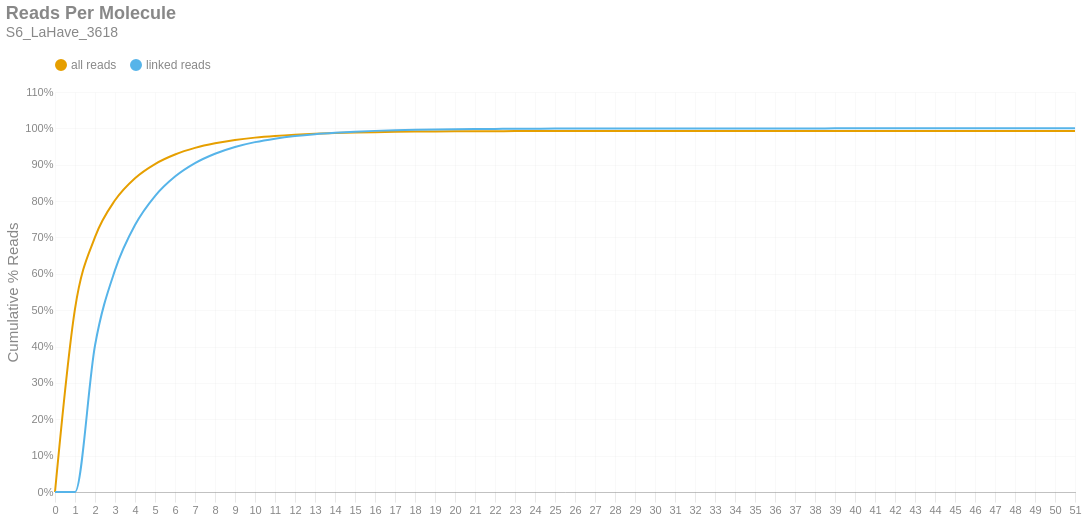

This figure's notebook cell:
### Markdown cell above
### Reads per Molecule
This chart shows the cumulative distribution of the number of reads per linked molecule. That is, how many alignments are associated with a unique molecule. This excludes the number of reads associated with invalid or absent linked-read barcodes. The `linked` histogram is the percentages recalculated when disregarding singletons.

### Code cell
if SKIPLR:
    print_html(f"Skipped")
else:
    counts = np.bincount(valids['reads'].cast(pl.Int64).to_numpy())
    weighted = counts * np.arange(len(counts))
    all_perc = weighted / n_reads
    linked_perc = weighted / n_linked_reads
    linked_perc[1] = 0
    binned_df = pl.DataFrame({
        'readsper': list(range(len(counts))),
        'all reads (cumsum)': np.cumsum(all_perc).tolist(),
        'linked reads (cumsum)': np.cumsum(linked_perc).tolist(),
    })

    with SafeRender(binned_df):
        (
            density_plot(binned_df, 'Reads Per Molecule', samplename, 'readspmol')
            .encode(
                x=alt.X('readsper:O', title=None).axis(labelAngle=0).scale(padding=0),
                y=alt.Y('value:Q', title='Cumulative % Reads').axis(format='%').stack(False),
                color=alt.Color("key:N").scale(domain=["all reads", "linked reads"]),
                tooltip=[
                    alt.Tooltip("key:N", title="Data Type"),
                    alt.Tooltip("readsper:O", title="Reads Per Molecule"),
                    alt.Tooltip("value:Q", format=".2%", title="% Reads (Cum.)")
                ]            
            )
        ).display()

### Figure 1 — Vega-Lite specification as saved in the notebook (floating-point values rounded to 4 significant figures)
{"width": "container", "height": 400, "config": {"title": {"anchor": "start", "dy": -15, "fontSize": 18, "color": "#888888", "subtitleColor": "#888888", "subtitleFontSize": 14}, "arc": {"fill": "#0072B2"}, "axis": {"domainColor": "#888888", "domainWidth": 0.5, "gridWidth": 0.2, "grid": false, "titleFontWeight": 400, "titleFontSize": 15, "labelFontSize": 11, "labelColor": "#888888", "tickColor": "#888888", "tickWidth": 0.2, "titleColor": "#888888"}, "axisBand": {"grid": false}, "axisX": {"grid": true, "tickSize": 10, "domainCap": "round"}, "axisY": {"domain": false, "grid": true, "tickSize": 0, "domainCap": "round"}, "background": "transparent", "header": {"labelFontSize": 15, "labelColor": "#888888", "titleFontSize": 15, "titleFontWeight": 600, "titleColor": "#888888"}, "legend": {"labelFont": "sans-serif", "labelFontSize": 12, "labelColor": "#888888", "symbolSize": 100, "symbolType": "circle", "titleFontSize": 12, "titlePadding": 10, "titleColor": "#888888", "title": null, "orient": "top"}, "range": {"category": ["#E69F00", "#56B4E9", "#009E73", "#F0E442", "#0072B2", "#D55E00", "#CC79A7", "#000000"], "diverging": ["#cfe8f3", "#a2d4ec", "#73bfe2", "#46abdb", "#1696d2", "#12719e"]}, "area": {"fill": "#0072B2", "fillOpacity": 0.7, "line": true, "strokeOpacity": 0.7}, "line": {"color": "#0072B2", "stroke": "#0072B2", "strokeWidth": 2}, "trail": {"color": "#0072B2", "stroke": "#0072B2", "strokeWidth": 0, "size": 1}, "point": {"filled": true, "fillOpacity": 1.0, "size": 95}, "text": {"color": "#888888", "fontSize": 11, "align": "right", "fontWeight": 400, "size": 11}, "bar": {"fill": "#0072B2", "stroke": null}, "view": {"stroke": null, "continuousWidth": 660, "continuousHeight": 400}}, "data": {"name": "data-486762826619880aeb3f69bf5f397f4c"}, "mark": {"type": "line", "interpolate": "monotone", "point": {"opacity": 0, "size": 275}}, "encoding": {"color": {"field": "key", "scale": {"domain": ["all reads", "linked reads"]}, "type": "nominal"}, "tooltip": [{"field": "key", "title": "Data Type", "type": "nominal"}, {"field": "readsper", "title": "Reads Per Molecule", "type": "ordinal"}, {"field": "value", "format": ".2%", "title": "% Reads (Cum.)", "type": "quantitative"}], "x": {"axis": {"labelAngle": 0}, "field": "readsper", "scale": {"padding": 0}, "title": null, "type": "ordinal"}, "y": {"axis": {"format": "%"}, "field": "value", "stack": false, "title": "Cumulative % Reads", "type": "quantitative"}}, "params": [{"name": "param_c36ac31b6afebe62", "select": {"type": "point", "fields": ["key"]}, "bind": "legend"}], "title": {"text": "Reads Per Molecule", "subtitle": "S6_LaHave_3618"}, "transform": [{"fold": ["all reads (cumsum)", "linked reads (cumsum)"]}, {"calculate": "replace(datum.key, ' (cumsum)', '')", "as": "key"}, {"filter": {"param": "param_c36ac31b6afebe62"}}], "usermeta": {"embedOptions": {"downloadFileName": "S6_LaHave_3618.readspmol"}}, "$schema": "https://vega.github.io/schema/vega-lite/v6.1.0.json", "datasets": {"data-486762826619880aeb3f69bf5f397f4c": [{"readsper": 0, "all reads (cumsum)": 0.0, "linked reads (cumsum)": 0.0}, {"readsper": 1, "all reads (cumsum)": 0.5037, "linked reads (cumsum)": 0.0}, {"readsper": 2, "all reads (cumsum)": 0.7008, "linked reads (cumsum)": 0.4029}, {"readsper": 3, "all reads (cumsum)": 0.8022, "linked reads (cumsum)": 0.61}, {"readsper": 4, "all reads (cumsum)": 0.8629, "linked reads (cumsum)": 0.734}, {"readsper": 5, "all reads (cumsum)": 0.9019, "linked reads (cumsum)": 0.8139}, {"readsper": 6, "all reads (cumsum)": 0.9282, "linked reads (cumsum)": 0.8675}, {"readsper": 7, "all reads (cumsum)": 0.9463, "linked reads (cumsum)": 0.9044}, {"readsper": 8, "all reads (cumsum)": 0.9589, "linked reads (cumsum)": 0.9303}, {"readsper": 9, "all reads (cumsum)": 0.968, "linked reads (cumsum)": 0.9489}, {"readsper": 10, "all reads (cumsum)": 0.9745, "linked reads (cumsum)": 0.9622}, {"readsper": 11, "all reads (cumsum)": 0.9792, "linked reads (cumsum)": 0.9717}, {"readsper": 12, "all reads (cumsum)": 0.9827, "linked reads (cumsum)": 0.9788}, {"readsper": 13, "all reads (cumsum)": 0.9852, "linked reads (cumsum)": 0.984}, {"readsper": 14, "all reads (cumsum)": 0.9871, "linked reads (cumsum)": 0.9878}, {"readsper": 15, "all reads (cumsum)": 0.9886, "linked reads (cumsum)": 0.9909}, {"readsper": 16, "all reads (cumsum)": 0.9897, "linked reads (cumsum)": 0.9931}, {"readsper": 17, "all reads (cumsum)": 0.9905, "linked reads (cumsum)": 0.9947}, {"readsper": 18, "all reads (cumsum)": 0.9911, "linked reads (cumsum)": 0.996}, {"readsper": 19, "all reads (cumsum)": 0.9915, "linked reads (cumsum)": 0.9969}, {"readsper": 20, "all reads (cumsum)": 0.9919, "linked reads (cumsum)": 0.9976}, {"readsper": 21, "all reads (cumsum)": 0.9921, "linked reads (cumsum)": 0.9982}, {"readsper": 22, "all reads (cumsum)": 0.9923, "linked reads (cumsum)": 0.9985}, {"readsper": 23, "all reads (cumsum)": 0.9925, "linked reads (cumsum)": 0.9989}, {"readsper": 24, "all reads (cumsum)": 0.9926, "linked reads (cumsum)": 0.9991}, {"readsper": 25, "all reads (cumsum)": 0.9927, "linked reads (cumsum)": 0.9993}, {"readsper": 26, "all reads (cumsum)": 0.9928, "linked reads (cumsum)": 0.9995}, {"readsper": 27, "all reads (cumsum)": 0.9928, "linked reads (cumsum)": 0.9996}, {"readsper": 28, "all reads (cumsum)": 0.9929, "linked reads (cumsum)": 0.9997}, {"readsper": 29, "all reads (cumsum)": 0.9929, "linked reads (cumsum)": 0.9997}, {"readsper": 30, "all reads (cumsum)": 0.9929, "linked reads (cumsum)": 0.9998}, {"readsper": 31, "all reads (cumsum)": 0.9929, "linked reads (cumsum)": 0.9998}, {"readsper": 32, "all reads (cumsum)": 0.993, "linked reads (cumsum)": 0.9999}, {"readsper": 33, "all reads (cumsum)": 0.993, "linked reads (cumsum)": 0.9999}, {"readsper": 34, "all reads (cumsum)": 0.993, "linked reads (cumsum)": 0.9999}, {"readsper": 35, "all reads (cumsum)": 0.993, "linked reads (cumsum)": 0.9999}, {"readsper": 36, "all reads (cumsum)": 0.993, "linked reads (cumsum)": 0.9999}, {"readsper": 37, "all reads (cumsum)": 0.993, "linked reads (cumsum)": 0.9999}, {"readsper": 38, "all reads (cumsum)": 0.993, "linked reads (cumsum)": 1.0}, {"readsper": 39, "all reads (cumsum)": 0.993, "linked reads (cumsum)": 1.0}, {"readsper": 40, "all reads (cumsum)": 0.993, "linked reads (cumsum)": 1.0}, {"readsper": 41, "all reads (cumsum)": 0.993, "linked reads (cumsum)": 1.0}, {"readsper": 42, "all reads (cumsum)": 0.993, "linked reads (cumsum)": 1.0}, {"readsper": 43, "all reads (cumsum)": 0.993, "linked reads (cumsum)": 1.0}, {"readsper": 44, "all reads (cumsum)": 0.993, "linked reads (cumsum)": 1.0}, {"readsper": 45, "all reads (cumsum)": 0.993, "linked reads (cumsum)": 1.0}, {"readsper": 46, "all reads (cumsum)": 0.993, "linked reads (cumsum)": 1.0}, {"readsper": 47, "all reads (cumsum)": 0.993, "linked reads (cumsum)": 1.0}, {"readsper": 48, "all reads (cumsum)": 0.993, "linked reads (cumsum)": 1.0}, {"readsper": 49, "all reads (cumsum)": 0.993, "linked reads (cumsum)": 1.0}, {"readsper": 50, "all reads (cumsum)": 0.993, "linked reads (cumsum)": 1.0}, {"readsper": 51, "all reads (cumsum)": 0.993, "linked reads (cumsum)": 1.0}]}}
